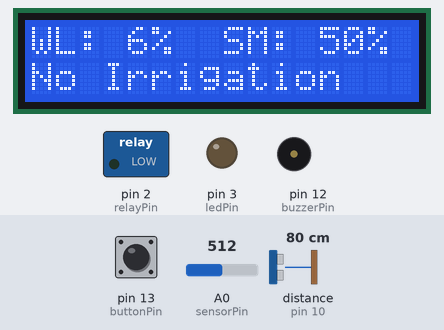
The sketch below on a simulated Arduino Uno, built with avr-gcc and run on an emulated ATmega328P. Shown: 16×2 character LCD, switched loads named in the sketch (green lamp = pin HIGH), output pins drawn as LEDs (lit = HIGH), buzzer (waves = sounding, pin HIGH). Wiring (inferred from the names in the program): ultrasonic range finder: trigger pin 11; echo pin 10. The inputs (shaded band) are chosen by the test bench; at power-on: A0 (sensorPin) = 512, distance to the obstacle (sensor on pin 10) 80 cm, pin 13 (buttonPin) HIGH. The echo pulse lasts 58.3 µs per cm; pins used as bus, display or sensor lines are not drawn; what the sketch prints to the serial monitor is not drawn.

Above: at 1.2 s.
1.3 s: A0 (sensorPin) set to 306
At 1.9 s:
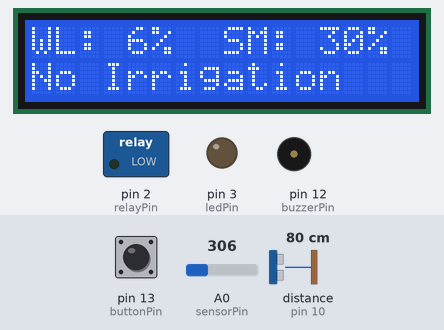
2.9 s: A0 (sensorPin) set to 282
At 3.3 s:
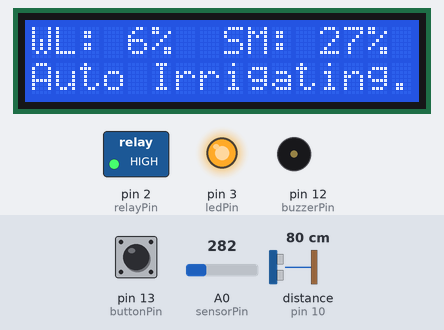
4.4 s: distance to the obstacle (sensor on pin 10) set to 120 cm
At 5.9 s:
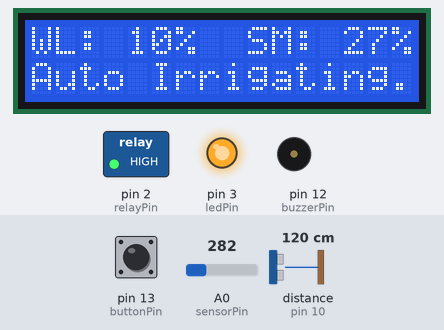
7.4 s: pin 13 (buttonPin) pulled LOW for 1 s
At 8.3 s:
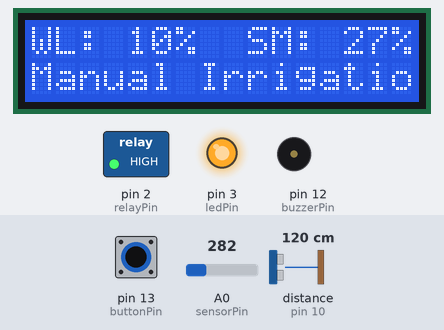
11.4 s: distance to the obstacle (sensor on pin 10) set to 7 cm
At 12.7 s:
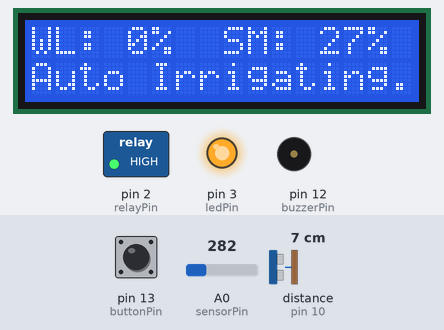
13.0 s: distance to the obstacle (sensor on pin 10) set to 4 cm
At 13.8 s:
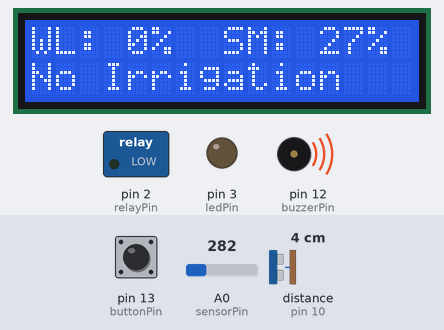
Timing chart, 0 to 16.0 s (numbered marks = the images above; inputs shaded):
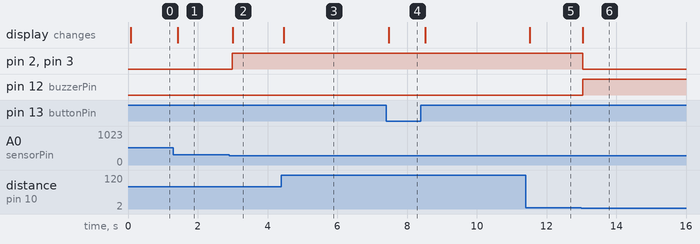

The sketch:

Smart_irrigation_system.ino
```cpp
#include <LiquidCrystal.h>

// LCD Initialization
LiquidCrystal lcd(9, 8, 7, 6, 5, 4);

// Sensor and Actuator Pins
int sensorPin = A0;    // Soil moisture sensor
int ledPin = 3;        // LED
int relayPin = 2;      // Relay for water pump
int buzzerPin = 12;    // Buzzer
const int TriggerPin = 11;
const int EchoPin = 10;
const int buttonPin = 13; // Button connected to pin 13

void setup() {
    lcd.begin(16, 2); // Set up the LCD's number of columns and rows
    pinMode(ledPin, OUTPUT);
    pinMode(relayPin, OUTPUT);
    pinMode(buzzerPin, OUTPUT);
    pinMode(TriggerPin, OUTPUT);
    pinMode(EchoPin, INPUT);
    pinMode(buttonPin, INPUT_PULLUP); // Set the button as an input with internal pull-up
    Serial.begin(9600);
}

void loop() {
    // Read soil moisture level and calculate percentage
    int sensorValue = analogRead(sensorPin);
    int smPercent = map(sensorValue, 0, 1019, 0, 100); // Convert soil moisture to percentage

    // Ultrasonic sensor measurement for water level and calculate percentage
    digitalWrite(TriggerPin, LOW);
    delayMicroseconds(2);
    digitalWrite(TriggerPin, HIGH);
    delayMicroseconds(10);
    digitalWrite(TriggerPin, LOW);
    long duration = pulseIn(EchoPin, HIGH);
    int distance = duration * 0.034 / 2; // Calculate the distance
    int wlPercent = map(distance, 4, 1106, 0, 100); // Convert water level to percentage

    // Display WL and SM percentages on the LCD
    lcd.clear();
    lcd.setCursor(0, 0);
    lcd.print("WL: ");
    lcd.print(wlPercent);
    lcd.print("%  SM: ");
    lcd.print(smPercent);
    lcd.print("%");

    Serial.print("Moisture Level: ");
    Serial.println(sensorValue);
    Serial.print("Water Level (cm): ");
    Serial.println(distance);

    bool noWater = distance <= 4; // Assume no water if distance is less than or equal to 4 cm
    if (noWater) {
        digitalWrite(buzzerPin, HIGH); // Activate buzzer
        lcd.setCursor(0, 1);
        lcd.print("No Water!");
        Serial.println("No Water!");
    } else {
        digitalWrite(buzzerPin, LOW); // Deactivate buzzer
    }

    // Manual Pump Control
    if (digitalRead(buttonPin) == LOW && !noWater) { // Button is pressed and there is water
        digitalWrite(relayPin, HIGH); // Turn on the relay (pump)
        digitalWrite(ledPin, HIGH); // Turn on the LED
        lcd.setCursor(0, 1);
        lcd.print("Manual Irrigation");
        Serial.println("Manual Irrigation");
    }
    // Automatic Pump Control based on sensor readings
    else if (sensorValue < 300 && !noWater) {
        digitalWrite(relayPin, HIGH); // Turn on the relay (pump)
        digitalWrite(ledPin, HIGH); // Turn on the LED
        lcd.setCursor(0, 1);
        lcd.print("Auto Irrigating...");
        Serial.println("Auto Irrigating...");
    } else {
        // Turn off the pump and LED when button is not pressed, or there is no water
        digitalWrite(relayPin, LOW);
        digitalWrite(ledPin, LOW);
        lcd.setCursor(0, 1);
        lcd.print("No Irrigation");
        Serial.println("No Irrigation");
    }

    delay(100); // Short delay for button debounce
}
```

Measured:
- the behaviour switches between 300 and 299 on A0 (sensorPin) (found by bisection; images 1 and 2)
- the behaviour switches between 6 and 5 cm on distance to the obstacle (sensor on pin 10) (found by bisection; images 5 and 6)
- after the input at 1.3 s, the display: changes after 0.12 s (image 1)
- after the input at 2.9 s, pin 2 (relayPin), pin 3 (ledPin): LOW → HIGH after 0.10 s; the display: changes after 0.10 s (image 2)
- after the input at 4.4 s, the display: changes after 0.07 s (image 3)
- after the input at 7.4 s, the display: changes after 0.08 s (image 4)
- after the input at 11.4 s, the display: changes after 0.12 s (image 5)
- after the input at 13.0 s, pin 2 (relayPin), pin 3 (ledPin): HIGH → LOW at once; pin 12 (buzzerPin): LOW → HIGH at once; the display: changes at once (image 6)
